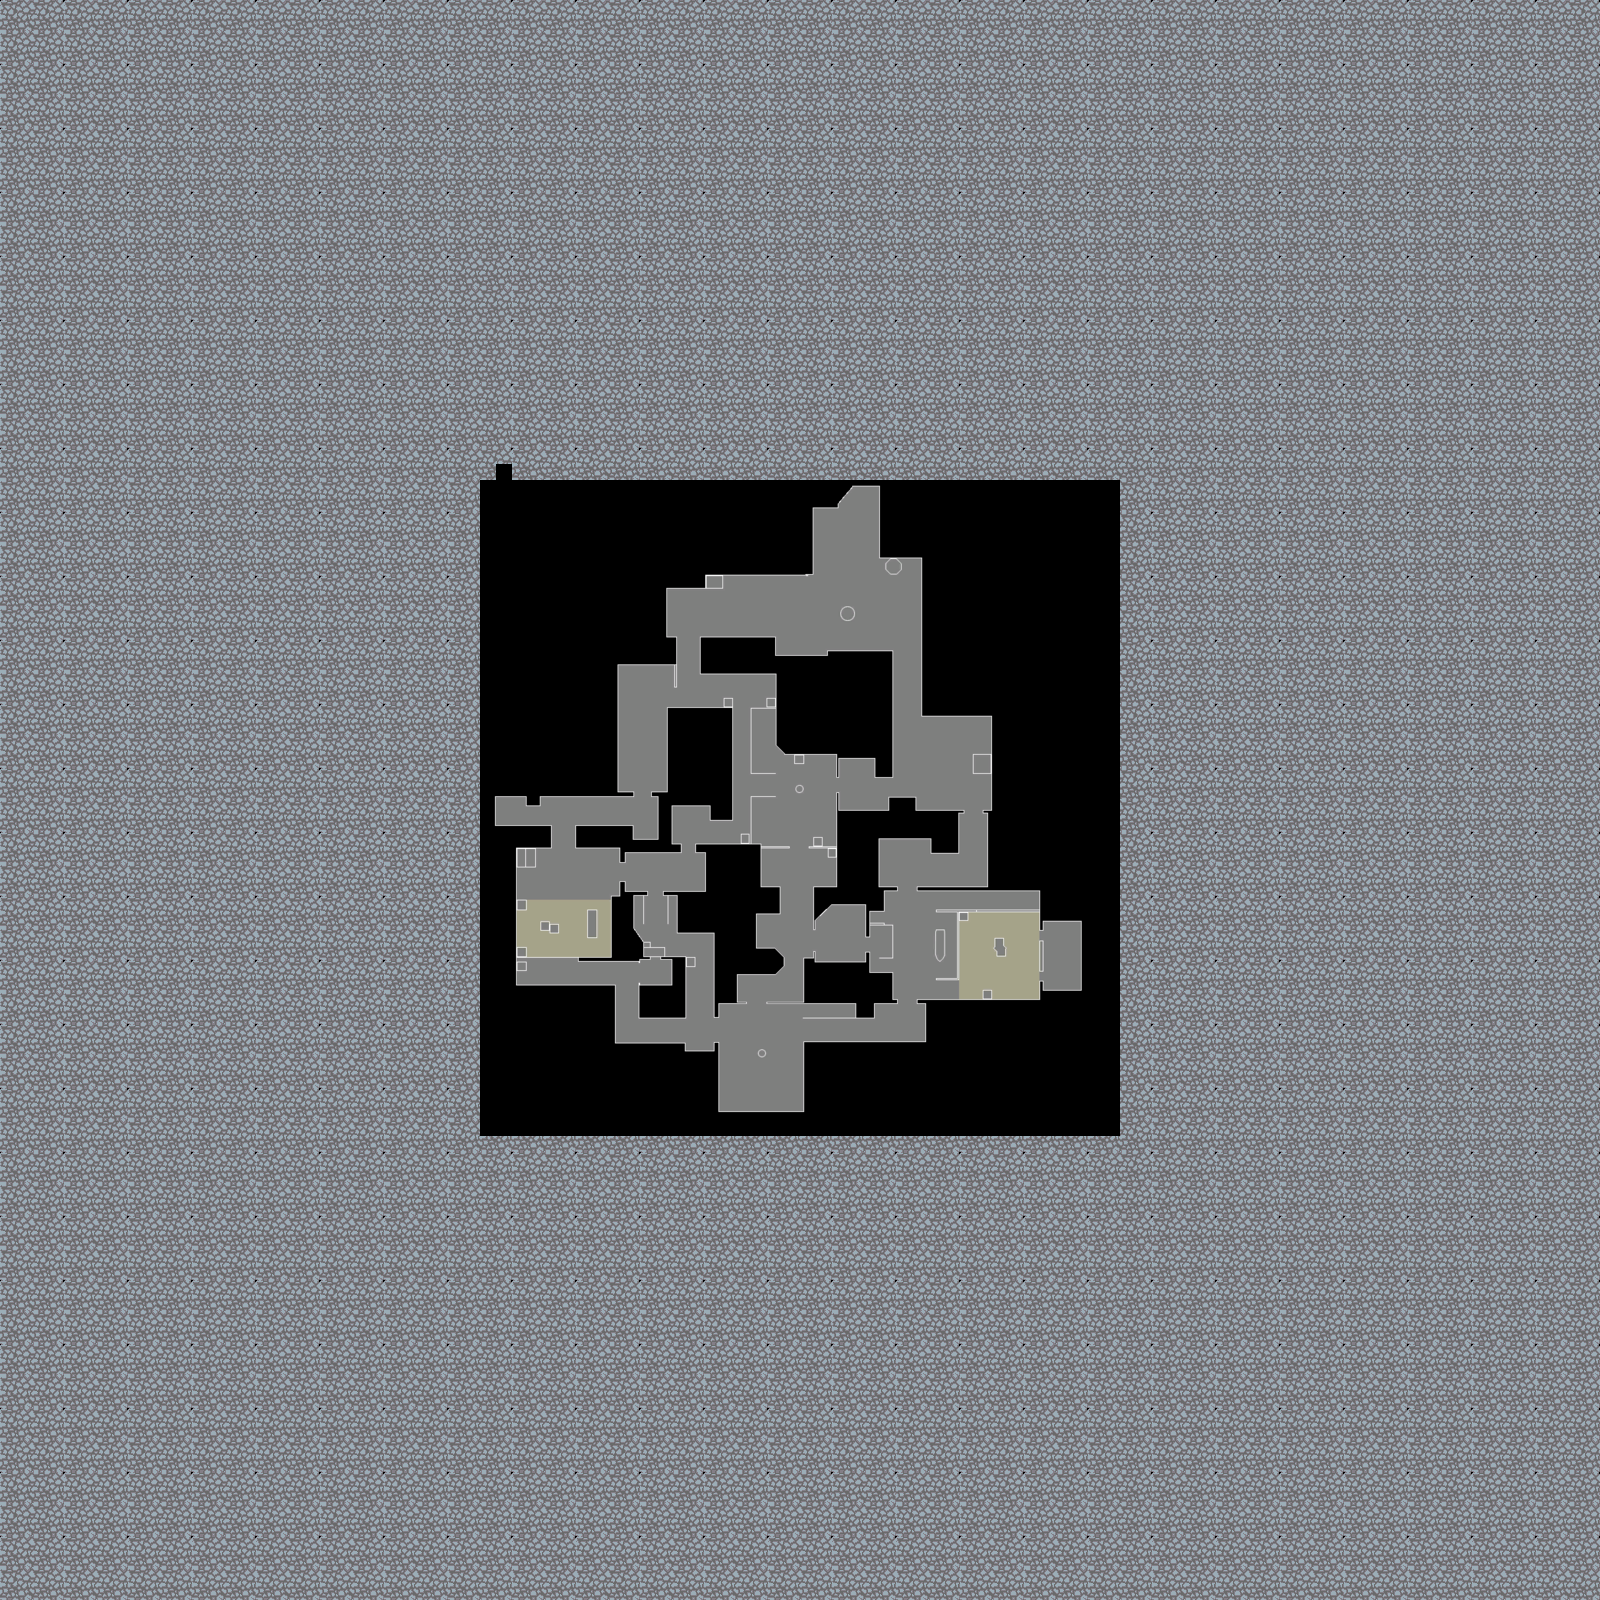

The image is a tile-based game level rendered from a .tmx file. Its description and source (layers, tilesets, objects; grid data summarised) follow:
An orthogonal 100x100 tile map with 16x16 px tiles, 1 tile layer (Calque de Tuiles 1), 2 tilesets and 135 objects (111x collision, 2x enter_tuto_1, 2x spike, spawn 1, spawn 2, ...).

<map version="1.5" tiledversion="1.6.0" orientation="orthogonal" renderorder="right-down" width="100" height="100" tilewidth="16" tileheight="16" infinite="0" nextlayerid="6" nextobjectid="148">
 <tileset firstgid="1" source="IceTileset.tsx" />
 <tileset firstgid="721" source="IdlgYtO.tsx" />
 <layer id="1" name="Calque de Tuiles 1" width="100" height="100">
  <data>[10000 cells, 9976 non-empty, 1633 distinct tile ids]</data>
 </layer>
 <objectgroup id="2" name="collision">
  <object id="2" type="collision" x="879.667" y="485.667" width="45" height="71.6667" />
  <object id="3" type="collision" x="921.333" y="558" width="77.6667" height="157.667" />
  <object id="4" type="collision" x="992.333" y="717" width="25" height="93" />
  <object id="5" type="collision" x="974" y="754.667" width="17" height="18.6667" />
  <object id="6" type="collision" x="983.333" y="810.333" width="17" height="2.33333" />
  <object id="7" type="collision" x="987.667" y="812" width="20.3333" height="75" />
  <object id="8" type="collision" x="917" y="885.06" width="140.667" height="6.54545" />
  <object id="9" type="collision" x="1039.67" y="888.333" width="42.6667" height="32.6667" />
  <object id="10" type="collision" x="1039.67" y="920.333" width="3" height="10.3333" />
  <object id="11" type="collision" x="1040" y="941" width="3" height="30.3333" />
  <object id="12" type="collision" x="936.333" y="909.333" width="40" height="2.33333" />
  <object id="13" type="collision" x="956.667" y="912.06" width="5.96969" height="68.9394" />
  <object id="14" type="collision" x="959.333" y="912.333" width="8.33333" height="8" />
  <object id="15" type="collision" x="935.667" y="976.727" width="23" height="5.21213" />
  <object id="16" type="collision" x="936" y="929.667" width="8" height="33.3333" />
  <object id="17" type="collision" x="995" y="939" width="11" height="18" />
  <object id="18" type="collision" x="983" y="990" width="8.66667" height="8.33333" />
  <object id="19" type="collision" x="1081.67" y="921.667" width="9" height="68.6667" />
  <object id="20" type="collision" x="1040" y="990.667" width="49.3333" height="8.33333" />
  <object id="21" type="collision" x="1039.33" y="981.333" width="4.33333" height="8.66667" />
  <object id="22" type="collision" x="916.667" y="998.667" width="173.667" height="6" />
  <object id="23" type="collision" x="869" y="923" width="23.5" height="3.5" />
  <object id="24" type="collision" x="891.773" y="927" width="4.5" height="31" />
  <object id="25" type="collision" x="878.5" y="954.909" width="17" height="5" />
  <object id="26" type="collision" x="925.333" y="1004.67" width="14.6667" height="42" />
  <object id="27" type="collision" x="804" y="1041.33" width="129.333" height="72" />
  <object id="29" type="collision" x="803.333" y="959.333" width="10.6667" height="42.6667" />
  <object id="30" x="814" y="950.667" width="0.666667" height="10.6667" />
  <object id="31" type="collision" x="815.333" y="961.333" width="54.6667" height="41.3333" />
  <object id="32" type="collision" x="864.667" y="952" width="4.66667" height="14.6667" />
  <object id="33" type="collision" x="870" y="972" width="21.3333" height="30" />
  <object id="34" type="collision" x="891.333" y="998" width="5.33333" height="5.33333" />
  <object id="35" type="collision" x="856" y="1002" width="17.3333" height="15.3333" />
  <object id="36" type="collision" x="719.333" y="1112" width="86.6667" height="7.33333" />
  <object id="37" type="collision" x="714.667" y="1042.67" width="4" height="78" />
  <object id="38" type="collision" x="686" y="1051.33" width="30" height="6" />
  <object id="39" type="collision" x="614.667" y="1043.33" width="71.3333" height="13.3333" />
  <object id="40" type="collision" x="516" y="986" width="99.3333" height="68.6667" />
  <object id="45" type="collision" x="494.667" y="824.667" width="21.3333" height="182" />
  <object id="46" type="collision" x="514.667" y="825.333" width="36" height="22.6667" />
  <object id="47" type="collision" x="516" y="850" width="17.3333" height="16.6667" />
  <object id="48" type="collision" x="516.667" y="900.667" width="9.33333" height="9.33333" />
  <object id="49" type="collision" x="540.667" y="921.333" width="8" height="9.33333" />
  <object id="50" type="collision" x="550" y="924.667" width="8.66667" height="8" />
  <object id="51" type="collision" x="588" y="910" width="8" height="28.6667" />
  <object id="52" type="collision" x="517.333" y="948.667" width="9.33333" height="8" />
  <object id="53" type="collision" x="516.667" y="962" width="10" height="8" />
  <object id="54" type="collision" x="578.667" y="956.667" width="60" height="4.66667" />
  <object id="55" type="collision" x="612" y="897.333" width="21.3333" height="61.3333" />
  <object id="56" type="collision" x="619.333" y="882" width="5.33333" height="16" />
  <object id="57" type="collision" x="622.667" y="889.333" width="26" height="6" />
  <object id="58" type="collision" x="622" y="894" width="11.3333" height="5.33333" />
  <object id="59" x="634" y="928.667">
   <polygon points="0,0 8,13.3333 0.666667,14" />
  </object>
  <object id="60" type="collision" x="630" y="941.333" width="12.6667" height="18" />
  <object id="61" type="collision" x="640" y="954" width="10" height="4" />
  <object id="62" type="collision" x="660.667" y="955.333" width="24.6667" height="5.33333" />
  <object id="63" type="collision" x="670" y="959.333" width="14.6667" height="58" />
  <object id="64" type="collision" x="639.333" y="985.333" width="32.6667" height="31.3333" />
  <object id="65" type="collision" x="686" y="956.667" width="8.66667" height="9.33333" />
  <object id="66" type="collision" x="576.667" y="824.667" width="56.6667" height="21.3333" />
  <object id="67" type="collision" x="666.667" y="707.333" width="65.3333" height="96.6667" />
  <object id="68" type="collision" x="709.333" y="803.333" width="22.6667" height="17.3333" />
  <object id="69" type="collision" x="651.333" y="791.333" width="22" height="5.33333" />
  <object id="70" type="collision" x="673.333" y="796.667" />
  <object id="71" type="collision" x="658.667" y="798" width="14" height="53.3333" />
  <object id="72" type="collision" x="670" y="843.333" width="10" height="6.66667" />
  <object id="73" type="collision" x="619.333" y="841.333" width="5.33333" height="20" />
  <object id="74" type="collision" x="622.667" y="838.667" width="47.3333" height="13.3333" />
  <object id="75" type="collision" x="663.333" y="891.333" width="13.3333" height="4" />
  <object id="76" type="collision" x="676.667" y="891.333" width="38" height="41.3333" />
  <object id="77" type="collision" x="694.667" y="843.333" width="66" height="8.66667" />
  <object id="78" type="collision" x="705.333" y="850.667" width="55.3333" height="42" />
  <object id="79" type="collision" x="707.333" y="886" width="72.6667" height="28" />
  <object id="80" type="collision" x="714" y="908.667" width="6.36364" height="108.969" />
  <object id="81" type="collision" x="716" y="912" width="39.3333" height="62.6667" />
  <object id="82" type="collision" x="754" y="947.333" width="20.6667" height="27.3333" />
  <object id="83" type="collision" x="773.333" y="949.333">
   <polygon points="0,0 9.33333,7.33333 9.33333,17.3333 -0.666667,25.3333" />
  </object>
  <object id="84" type="collision" x="717.333" y="974" width="19.3333" height="29.3333" />
  <object id="86" x="738" y="1000.67" width="8.66667" height="4.12122" />
  <object id="87" type="collision" x="766" y="1000.18" width="50.6667" height="4.60606" />
  </objectgroup>
 <objectgroup id="4" name="spawn">
  <!-- 21 objects omitted --></objectgroup>
 <objectgroup id="5" name="spike">
  <!-- 2 objects omitted --></objectgroup>
</map>
<!-- 55 of 135 objects omitted -->
